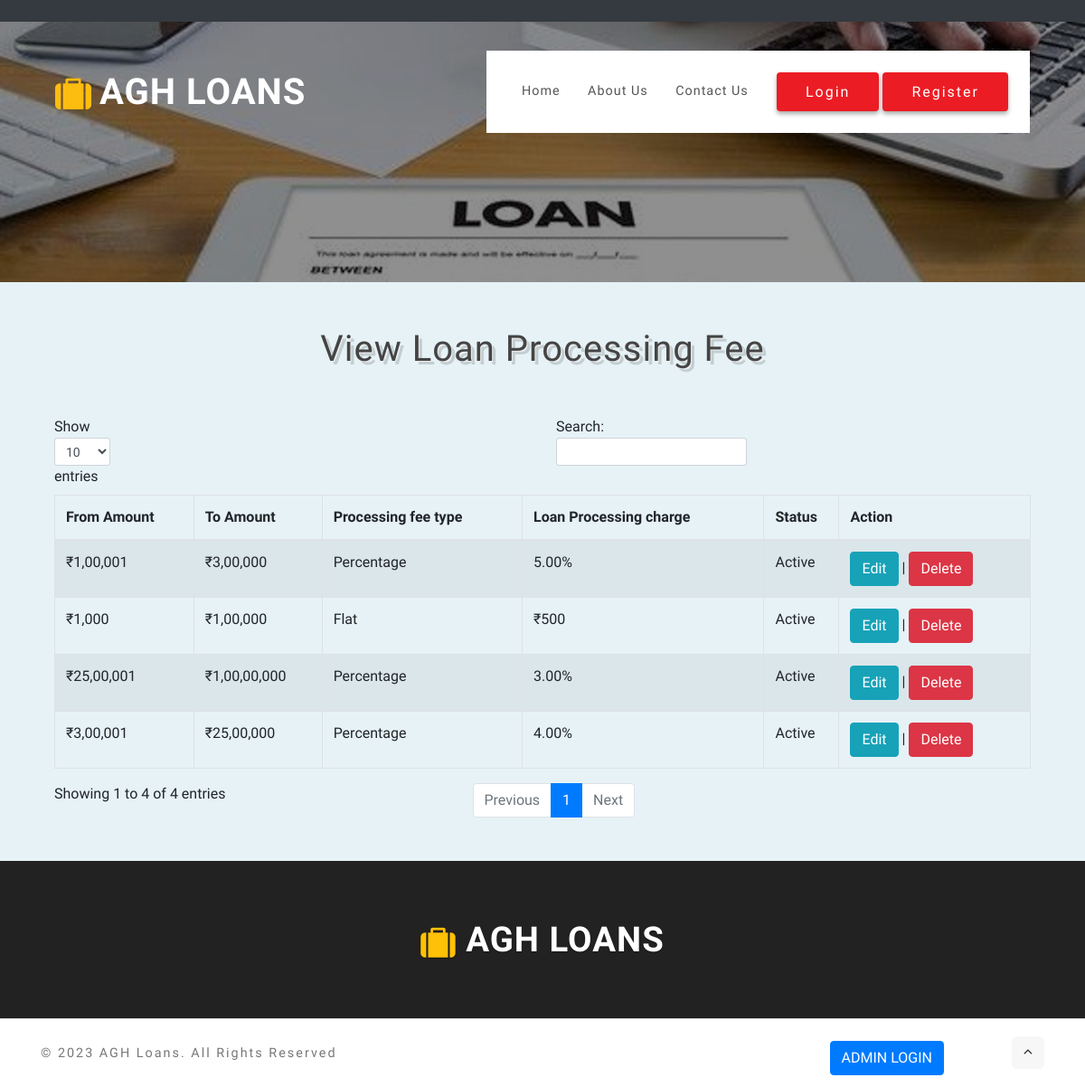
The page /viewloanprocessingfee.php on the database its author committed.
### tables this page shows
CREATE TABLE `lpf_loanprocessingfee` (
  `lpf_id` int(10) NOT NULL,
  `lpf_famt` double(20,2) NOT NULL,
  `lpf_tamt` double(20,2) NOT NULL,
  `lpf_amttype` varchar(20) NOT NULL,
  `lpf_amt` double(20,2) NOT NULL,
  `lpf_status` varchar(10) NOT NULL
);

### viewloanprocessingfee.php (the view, shortened to what this page needs)
<?php
include("header.php");
?>
    <section class="products py-5" id="stats">
        <div class="container">
 <h3 class="title-w3ls mb-sm-5 mb-4 text-center"> View Loan Processing Fee</h3>
	<table id="example"  class="table table-striped table-bordered">
		<THEAD>
			<tr>
				<th>From Amount</th>
				<th>To Amount</th>
				<th>Processing fee type</th>
				<th>Loan Processing charge</th>
				<th>Status</th>
				<th>Action</th>
			</tr>
		</THEAD>
		<tbody>
			<?php
			$sql = "SELECT * FROM  lpf_loanprocessingfee";
			$qsql = mysqli_query($con,$sql);
			while($rs = mysqli_fetch_array($qsql))
			{
				echo "<tr>
						<td>" . moneyFormatIndia($rs['lpf_famt'])  ."</td>
						<td>" . moneyFormatIndia($rs['lpf_tamt'])  ."</td>
						<td>$rs[lpf_amttype]</td>
						<td>";
						if($rs['lpf_amttype'] == "Percentage")
						{
							echo $rs['lpf_amt'] . "%";
						}
						if($rs['lpf_amttype'] == "Flat")
						{
							echo moneyFormatIndia($rs['lpf_amt']) ;
						}
				echo "</td>
						<td>$rs[lpf_status]</td>
						<td><a href='loanprocessingfee.php?editid=$rs[0]' class='btn btn-info' >Edit</a> |
			<a href='viewloanprocessingfee.php?delid=$rs[0]' class='btn btn-danger' onclick='return confirmdelete()' >Delete</a></td>
					</tr>";
			}
			?>
		</tbody>
	</table>
        </div>
    </section>
<?php
include("footer.php");
?>

### css/style.css (style rules this page uses)
html, body { margin: 0; font-size: 100%; background: #fff; scroll-behavior: smooth; font-family: 'Catamaran', sans-serif; }
body a { text-decoration: none; transition: 0.5s all; -webkit-transition: 0.5s all; -moz-transition: 0.5s all; -o-transition: 0.5s all; -ms-transition: 0.5s all; }
h1, h2, h3, h4, h5, h6 { margin: 0; letter-spacing: 1px; font-weight: 600; font-family: 'Catamaran', sans-serif; }
h3.title-w3ls, h3.title-w3ls.two { font-size: 3em; color: #444; }
.products { background: #e6f2f6; }
@media screen and (max-width:1366px) { h3.title-w3ls, h3.title-w3ls.two, h4.tittle { font-size: 2.5em; } }

### header.php (style rules this page uses)
.title-w3ls { font: 400 100px/1.3 'Berkshire Swash', Helvetica, sans-serif; color: #2b2b2b; text-shadow: 1px 1px 0px #ededed, 4px 4px 0px rgba(0,0,0,0.15); }

### rows shown on the page
lpf_loanprocessingfee: lpf_famt "₹1,000", lpf_tamt "₹1,00,000", lpf_amttype "Flat", lpf_amt "₹500", lpf_status "Active"
lpf_loanprocessingfee: lpf_famt "₹1,00,001", lpf_tamt "₹3,00,000", lpf_amttype "Percentage", lpf_amt "5.00", lpf_status "Active"
lpf_loanprocessingfee: lpf_famt "₹3,00,001", lpf_tamt "₹25,00,000", lpf_amttype "Percentage", lpf_amt "4.00", lpf_status "Active"
lpf_loanprocessingfee: lpf_famt "₹25,00,001", lpf_tamt "₹1,00,00,000", lpf_amttype "Percentage", lpf_amt "3.00", lpf_status "Active"
